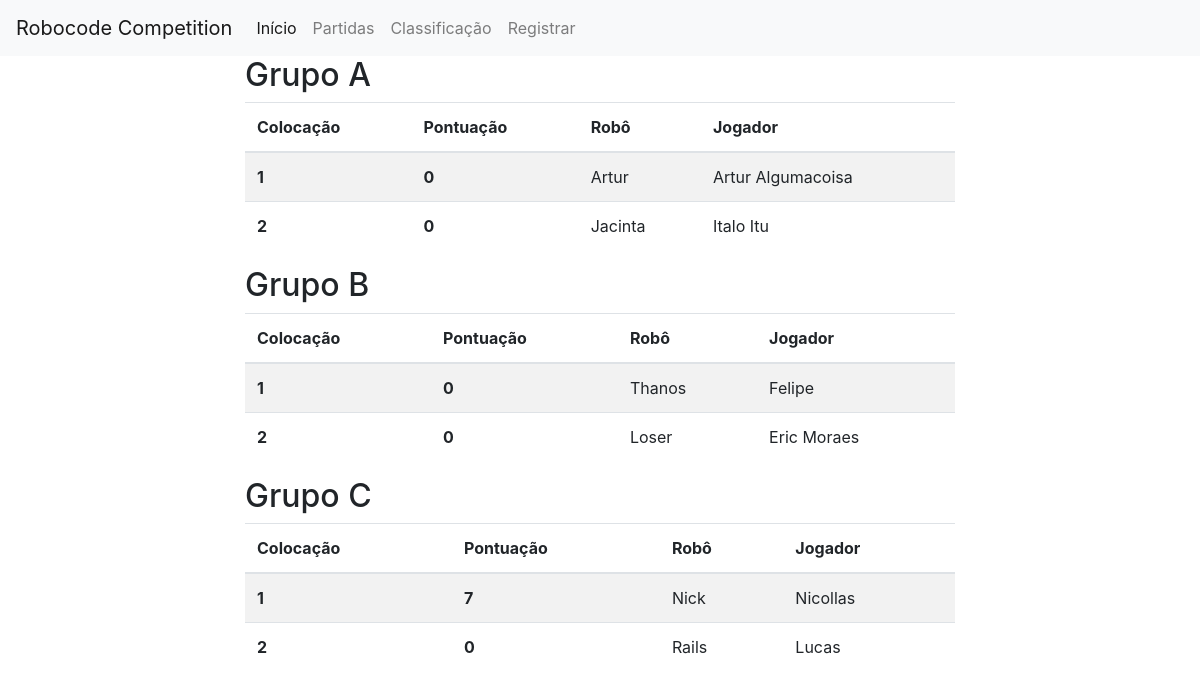
Before: /classificacao/ with the older database file.
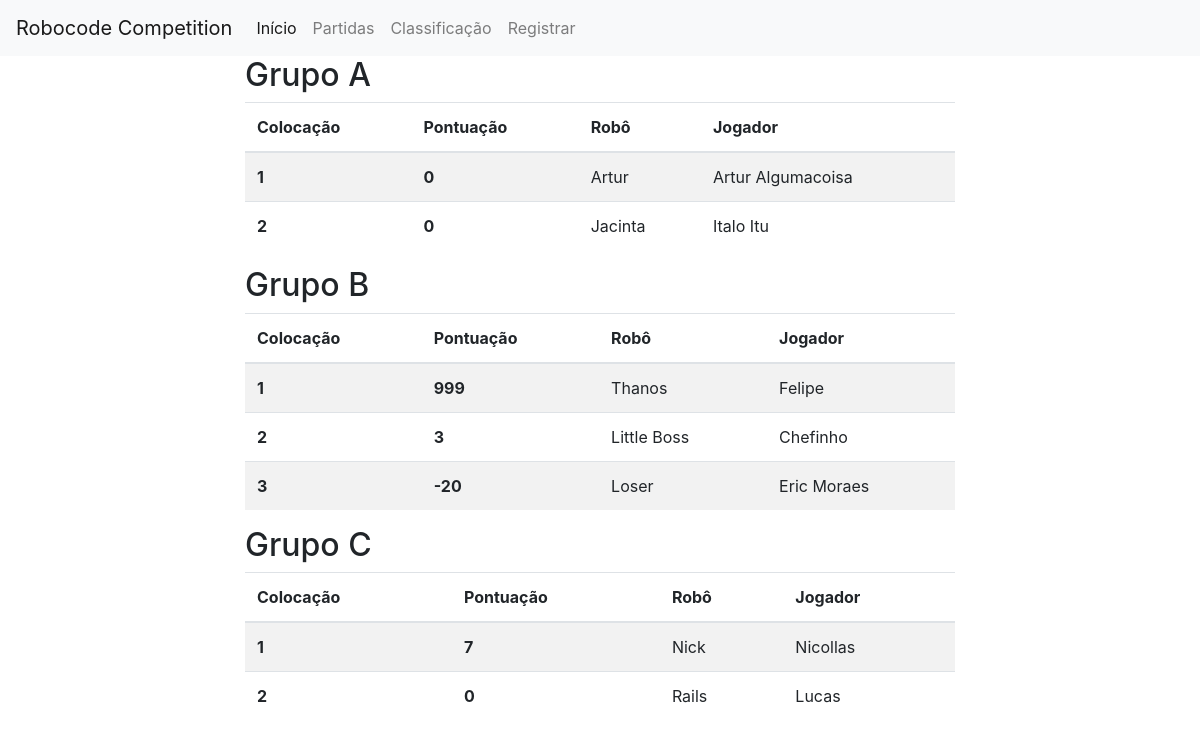
After: the same page with the newer database file.
### hotsite/models.py (models this page shows, shortened)
class Group(models.Model):
    name = models.CharField(max_length=50, verbose_name='Nome')
    class Meta:
        verbose_name = 'Grupo'
        verbose_name_plural = 'Grupos'
    def __str__(self):
        return self.name

class Player(models.Model):
    class Meta:
        ordering = ['-score']
        verbose_name = 'Jogador'
        verbose_name_plural = 'Jogadores'
    STATE_CHOICES = ((True, 'Sim'), (False, 'Não'),)
    group = models.ForeignKey(Group, on_delete=models.CASCADE, verbose_name='Grupo', null=True, blank=True)
    name = models.CharField(max_length=50, verbose_name='Nome')
    email = models.EmailField(unique=True)
    robot_name = models.CharField(max_length=50, unique=True, verbose_name='Nome do robô')
    contributor = models.BooleanField(default=True, verbose_name='Desejo contribuir com o valor de R$ 5,00', choices=STATE_CHOICES)
    score = models.IntegerField(default=0, verbose_name='Pontuação')

### hotsite/views.py (the view)
# urls.py: path('classificacao/', views.ListGroupView.as_view(), name='classification-list'),
class ListGroupView(ListView):
    template_name = 'hotsite/classification.html'
    def get_queryset(self):
        return Group.objects.all()

### hotsite/templates/hotsite/classification.html (shortened to what this page needs)
{% extends "base.html" %}
{% load static %}
{% block content %}
  {% for group in object_list %}
    {% if group.player_set.all %}
      <div class="col-md-8 offset-md-2">
        <h2>{{ group }}</h2>
        <table class="table table-striped">
          <thead>
            <tr>
              <th scope="col">Colocação</th>
              <th scope="col">Pontuação</th>
              <th scope="col">Robô</th>
              <th scope="col">Jogador</th>
            </tr>
            </thead>
            <tbody>
              {% for player in group.player_set.all %}
                <tr>
                  <th scope="row">{{ forloop.counter }}</th>
                  <th>{{ player.score }}</th>
                  <td>{{ player.robot_name }}</td>
                  <td>{{ player.name }}</td>
                </tr>
              {% endfor %}
            </tbody>
          </table>
        </div>
      {% endif %}
      {% empty %}
        <h3 class="margin-all-tiny">Não há grupos definidos no momento.</h3>
    {% endfor %}
{% endblock %}

### templates/base.html (shortened to what this page needs)
<!DOCTYPE html>
<html lang="en">
<head>
    {% include "snippets/css.html" %}
</head>
<body>
    {% include "snippets/navbar.html" %}
    <div class="container">
        {% block content %}
        {% endblock %}
    </div>
</body>
</html>

### templates/snippets/css.html (shortened to what this page needs)
{% load static %}
<link rel="stylesheet" href="https://maxcdn.bootstrapcdn.com/bootstrap/4.0.0-beta.3/css/bootstrap.min.css">
<link rel="stylesheet" href="{% static 'hotsite/css/style.css' %}">

### templates/snippets/js.html (shortened to what this page needs)
{% load static %}

### templates/snippets/navbar.html (shortened to what this page needs)
<nav class="navbar navbar-expand-lg navbar-light bg-light sticky-top">
    <a class="navbar-brand" href="{% url 'hotsite:home' %}">Robocode Competition</a>
    <div class="collapse navbar-collapse" id="navbarNav">
        <ul class="navbar-nav">
            <li class="nav-item active">
                <a class="nav-link" href="{% url 'hotsite:home' %}">Início<span class="sr-only">(current)</span></a>
            </li>
            <li class="nav-item">
                <a class="nav-link" href="{% url 'hotsite:list-matches' %}">Partidas</a>
            </li>
            <li class="nav-item">
                <a class="nav-link" href="{% url 'hotsite:classification-list' %}">Classificação</a>
            </li>
            <li class="nav-item">
                <a class="nav-link" href="{% url 'hotsite:create-player' %}">Registrar</a>
            </li>
        </ul>
    </div>
</nav>

Changed rows visible on the page:
changed Player "Thanos": score "0" → "999"
added Player: score "3", robot_name "Little Boss", name "Chefinho", shown under Group "Grupo B"
changed Player "Loser": score "0" → "-20"
